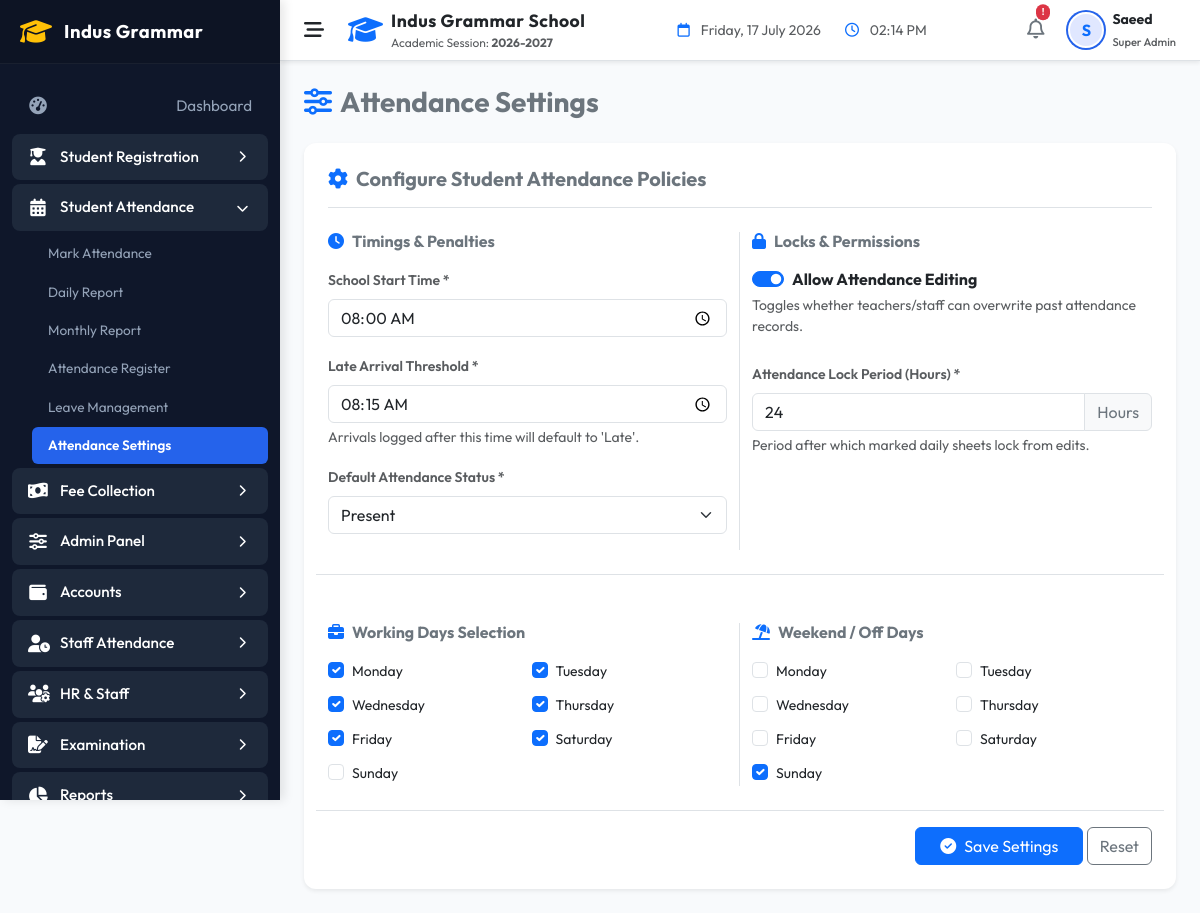
The app's page /indus-grammar-school-erp/modules/attendance/settings.php (signed in) with its own data.
### tables this page shows
CREATE TABLE `attendance_settings` (
  `id` int NOT NULL AUTO_INCREMENT,
  `school_start_time` time NOT NULL DEFAULT '08:00:00',
  `late_arrival_time` time NOT NULL DEFAULT '08:15:00',
  `working_days` varchar(255) NOT NULL DEFAULT 'Monday,Tuesday,Wednesday,Thursday,Friday,Saturday',
  `weekend_days` varchar(255) NOT NULL DEFAULT 'Sunday',
  `default_status` varchar(20) NOT NULL DEFAULT 'Present',
  `allow_edit` tinyint(1) NOT NULL DEFAULT '1',
  `lock_hours` int NOT NULL DEFAULT '24',
  `created_at` timestamp NULL DEFAULT CURRENT_TIMESTAMP,
  `updated_at` timestamp NULL DEFAULT CURRENT_TIMESTAMP ON UPDATE CURRENT_TIMESTAMP,
  PRIMARY KEY (`id`)
);

### indus-grammar-school-erp/modules/attendance/settings.php (the view, shortened to what this page needs)
<?php
$db = Database::getConnection();
$settings = null;
try {
    $settings = $db->query("SELECT * FROM attendance_settings ORDER BY id ASC LIMIT 1")->fetch(PDO::FETCH_ASSOC);
} catch (Exception $e) {
    $error = "Error loading settings database: " . $e->getMessage();
}
$daysOfWeek = ['Monday', 'Tuesday', 'Wednesday', 'Thursday', 'Friday', 'Saturday', 'Sunday'];
$workingDaysArray = explode(',', $settings['working_days'] ?? 'Monday,Tuesday,Wednesday,Thursday,Friday,Saturday');
$weekendDaysArray = explode(',', $settings['weekend_days'] ?? 'Sunday');
include_once __DIR__ . '/../../includes/header.php';
?>
<div class="row mb-4 align-items-center">
    <div class="col-sm-6">
        <h3 class="fw-bold text-secondary mb-0"><i class="fa-solid fa-sliders me-2 text-primary"></i>Attendance Settings</h3>
    </div>
</div>
<div class="card border-0 shadow-sm bg-white p-4" style="border-radius:12px;">
    <h5 class="fw-bold text-secondary mb-4 border-bottom pb-3"><i class="fa-solid fa-gear text-primary me-2"></i>Configure Student Attendance Policies</h5>
    <form id="settingsForm" method="POST">
        <div class="row g-4">
            <div class="col-md-6 border-end pr-md-4">
                <h6 class="fw-bold text-secondary mb-3"><i class="fa-solid fa-clock text-primary me-2"></i>Timings & Penalties</h6>
                <div class="mb-3">
                    <label class="form-label small fw-semibold text-muted">School Start Time *</label>
                    <input type="time" class="form-control" name="school_start_time" value="<?php echo htmlspecialchars($settings['school_start_time']); ?>" required>
                </div>
                <div class="mb-3">
                    <label class="form-label small fw-semibold text-muted">Late Arrival Threshold *</label>
                    <input type="time" class="form-control" name="late_arrival_time" value="<?php echo htmlspecialchars($settings['late_arrival_time']); ?>" required>
                    <span class="small text-muted d-block mt-1">Arrivals logged after this time will default to 'Late'.</span>
                </div>
                <div class="mb-3">
                    <label class="form-label small fw-semibold text-muted">Default Attendance Status *</label>
                    <select class="form-select" name="default_status" required>
                        <option value="Present" <?php echo ($settings['default_status'] === 'Present') ? 'selected' : ''; ?>>Present</option>
                    </select>
                </div>
            </div>
            <div class="col-md-6">
                <h6 class="fw-bold text-secondary mb-3"><i class="fa-solid fa-lock text-primary me-2"></i>Locks & Permissions</h6>
                <div class="mb-4">
                    <div class="form-check form-switch mt-2">
                        <input class="form-check-input" type="checkbox" role="switch" name="allow_edit" id="allowEditSwitch" <?php echo ($settings['allow_edit'] == 1) ? 'checked' : ''; ?>>
                        <label class="form-check-label fw-bold text-dark" for="allowEditSwitch">Allow Attendance Editing</label>
                    </div>
                    <span class="small text-muted d-block mt-1">Toggles whether teachers/staff can overwrite past attendance records.</span>
                </div>
                <div class="mb-3">
                    <label class="form-label small fw-semibold text-muted">Attendance Lock Period (Hours) *</label>
                    <div class="input-group">
                        <input type="number" class="form-control" name="lock_hours" value="<?php echo $settings['lock_hours']; ?>" min="1" required>
                        <span class="input-group-text bg-light text-secondary">Hours</span>
                    </div>
                    <span class="small text-muted d-block mt-1">Period after which marked daily sheets lock from edits.</span>
                </div>
            </div>
            <div class="col-12 border-top pt-4"></div>
            <div class="col-md-6 border-end pr-md-4">
                <h6 class="fw-bold text-secondary mb-3"><i class="fa-solid fa-briefcase text-primary me-2"></i>Working Days Selection</h6>
                <div class="row g-2">
                    <?php foreach ($daysOfWeek as $day): ?>
                        <div class="col-6">
                            <div class="form-check">
                                <input class="form-check-input" type="checkbox" name="working_days[]" value="<?php echo $day; ?>" id="work_<?php echo $day; ?>" <?php echo in_array($day, $workingDaysArray) ? 'checked' : ''; ?>>
                                <label class="form-check-label text-dark small" for="work_<?php echo $day; ?>"><?php echo $day; ?></label>
                            </div>
                        </div>
                    <?php endforeach; ?>
                </div>
            </div>
            <div class="col-md-6">
                <h6 class="fw-bold text-secondary mb-3"><i class="fa-solid fa-umbrella-beach text-primary me-2"></i>Weekend / Off Days</h6>
                <div class="row g-2">
                    <?php foreach ($daysOfWeek as $day): ?>
                        <div class="col-6">
                            <div class="form-check">
                                <input class="form-check-input" type="checkbox" name="weekend_days[]" value="<?php echo $day; ?>" id="week_<?php echo $day; ?>" <?php echo in_array($day, $weekendDaysArray) ? 'checked' : ''; ?>>
                                <label class="form-check-label text-dark small" for="week_<?php echo $day; ?>"><?php echo $day; ?></label>
                            </div>
                        </div>
                    <?php endforeach; ?>
                </div>
            </div>
            <div class="col-12 text-end border-top pt-3 mt-4">
                <button type="submit" id="saveBtn" class="btn btn-primary px-4"><i class="fa-solid fa-circle-check me-2"></i>Save Settings</button>
                <a href="settings.php" class="btn btn-outline-secondary">Reset</a>
            </div>
        </div>
    </form>
</div>
<?php
include_once __DIR__ . '/../../includes/footer.php';
?>

### indus-grammar-school-erp/assets/css/style.css (style rules this page uses)
:root { --primary-color: #2563eb; --primary-hover: #1d4ed8; --primary-light: #eff6ff; --secondary-color: #0f172a; --bg-light: #f8fafc; --bg-sidebar: #0f172a; --sidebar-text: #94a3b8; --sidebar-active: #ffffff; --sidebar-hover-bg: #1e293b; --card-shadow: 0 4px 6px -1px rgb(0 0 0 / 0.1), 0 2px 4px -2px rgb(0 0 0 / 0.1); --card-hover-shadow: 0 10px 15px -3px rgb(0 0 0 / 0.1), 0 4px 6px -4px rgb(0 0 0 / 0.1); --border-color: #e2e8f0; --text-main: #334155; --text-muted: #64748b; --font-family: 'Outfit', sans-serif; --sidebar-width: 280px; --sidebar-collapsed-width: 70px; --transition-speed: 0.3s; }
body { font-family: var(--font-family); background-color: var(--bg-light); color: var(--text-main); overflow-x: hidden; }

### records on screen
attendance_settings: school_start_time "08:00:00", late_arrival_time "08:15:00", default_status "Present", allow_edit "☑", lock_hours "24", working_days "☑", weekend_days "☑"

### other values on screen
CURRENT_ACADEMIC_YEAR "2026-2027"
substr($currentUser['username'] ?? 'U', 0, 1) "S"
$currentUser['role_name'] "Super Admin"
$day "Monday"
$day "Tuesday"
$day "Wednesday"
$day "Thursday"
$day "Friday"
$day "Saturday"
$day "Sunday"
